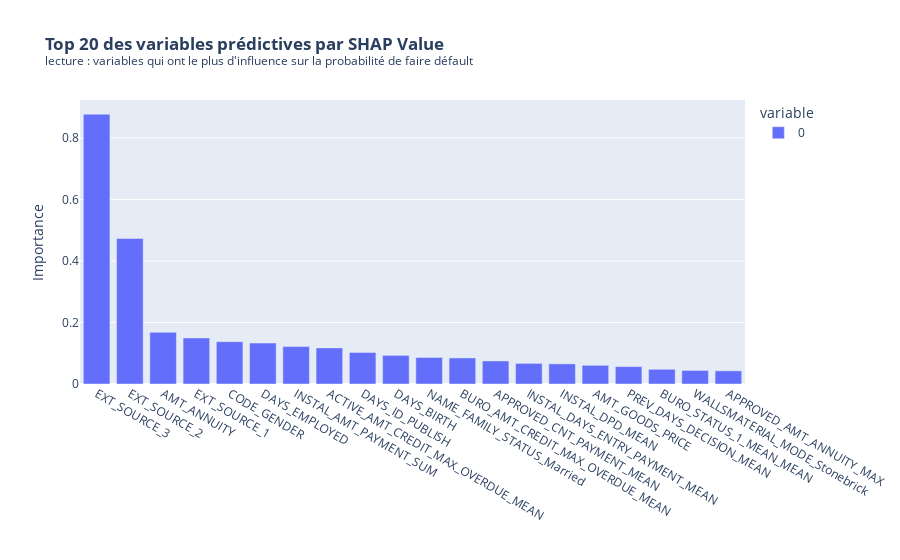

The notebook cell saved with this chart:
### Code cell
# Création d'un DataFrame pandas avec les valeurs SHAP
shap_df = pd.DataFrame(shap_values, columns=X.columns)

# Calcul de la moyenne des valeurs SHAP absolues pour chaque caractéristique
mean_shap_values = shap_df.abs().mean()

# Sélection des dix caractéristiques les plus prédictives
top_features = mean_shap_values.nlargest(20).index

# Création d'un graphique interactif avec plotly express pour les dix caractéristiques
fig = px.bar(
    mean_shap_values[top_features],
    title="<b>Top 20 des variables prédictives par SHAP Value</b><br><sup>lecture : variables qui ont le plus d'influence sur la probabilité de faire défault </sup>",
    labels={'value': 'Mean SHAP Value', 'index': 'Feature'}
    )
fig.update_layout(xaxis_title="", yaxis_title="Importance")
fig.show()

### Figure 1 — Plotly figure (JSON) as saved in the notebook; plotly's stock layout.template omitted (floating-point values rounded to 4 significant figures)
{"data": [{"alignmentgroup": "True", "hovertemplate": "variable=0<br>Feature=%{x}<br>Mean SHAP Value=%{y}<extra></extra>", "legendgroup": "0", "marker": {"color": "#636efa", "pattern": {"shape": ""}}, "name": "0", "offsetgroup": "0", "orientation": "v", "showlegend": true, "textposition": "auto", "type": "bar", "x": ["EXT_SOURCE_3", "EXT_SOURCE_2", "AMT_ANNUITY", "EXT_SOURCE_1", "CODE_GENDER", "DAYS_EMPLOYED", "INSTAL_AMT_PAYMENT_SUM", "ACTIVE_AMT_CREDIT_MAX_OVERDUE_MEAN", "DAYS_ID_PUBLISH", "DAYS_BIRTH", "NAME_FAMILY_STATUS_Married", "BURO_AMT_CREDIT_MAX_OVERDUE_MEAN", "APPROVED_CNT_PAYMENT_MEAN", "INSTAL_DAYS_ENTRY_PAYMENT_MEAN", "INSTAL_DPD_MEAN", "AMT_GOODS_PRICE", "PREV_DAYS_DECISION_MEAN", "BURO_STATUS_1_MEAN_MEAN", "WALLSMATERIAL_MODE_Stonebrick", "APPROVED_AMT_ANNUITY_MAX"], "xaxis": "x", "y": [0.8775, 0.4733, 0.168, 0.1498, 0.1377, 0.1333, 0.1218, 0.1174, 0.1025, 0.09319, 0.08639, 0.08473, 0.07498, 0.06716, 0.06549, 0.06079, 0.05655, 0.04784, 0.04418, 0.04286], "yaxis": "y"}], "layout": {"barmode": "relative", "legend": {"title": {"text": "variable"}, "tracegroupgap": 0}, "title": {"text": "<b>Top 20 des variables prédictives par SHAP Value</b><br><sup>lecture : variables qui ont le plus d'influence sur la probabilité de faire défault </sup>"}, "xaxis": {"anchor": "y", "domain": [0, 1], "title": {"text": ""}}, "yaxis": {"anchor": "x", "domain": [0, 1], "title": {"text": "Importance"}}}}
